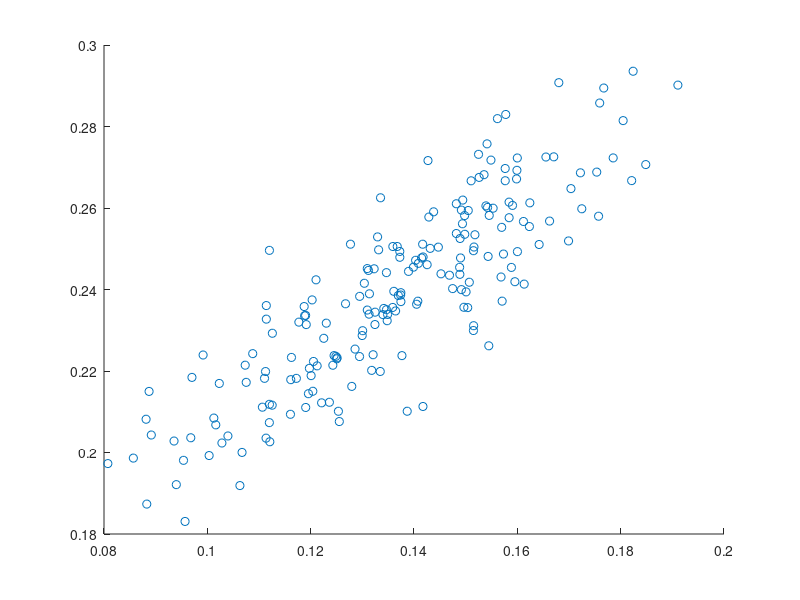

Write MATLAB code to recreate this figure. (Note: this script raises an error after producing the figure.)
%% Random walk model for posturography data

%displays A/P and R/L ratio 
%displays average COP for AP over RL for x number of subjects

%Written WP for Matlab Course 3/1/18

clear all
close all

%Number of subjects
n = 60;


%% weight of subjects in a vector: in kg/m^2
m = [(24.5-18.9).*randn(n,1)+(18.9)]; %%average BMI
m(m > 26) = 24.5;
m(m < 18) = 18.9;

%gravity in m/s^2
g = 9.80665;

%random acceleration generator
A = [((-.10)-(-.09)).*randn(200,1)+(.09)]';
% noise
B = [((-.07)-(-.01)).*randn(200,1)+(-0.5)]';

% Time: 20s samples for each trial, 10Hz sampling rate
timevect = linspace(0.1,20,200); 

%Raw data Force and Momentum:

% AP Force PLUS noise, AP sway is more likely to have noise
Fx = (m*A)+B;

% ML Force
Fy = (m*A)-B;

% Gravitational force
Fz = m*g;

% AP Momentum
Mx = m.*Fx;

%ML Momentum
My = m.*Fy;

%AP sway Center of Pressure
Copy = Mx./Fz;

%ML sway Center of Pressure
Copx = My./Fz;

%%% AVERAGE ACROSS SUBJECTS Anterior and posterior sway RATIO
A = Copy(Copy>mean(Copy));
P = Copy(Copy<mean(Copy));

%%% AVERAGE ACROSS SUBJECTS Rightward and leftward sway RATIO
R = Copx(Copx>mean(Copx));
L = Copx(Copx<mean(Copx));

APRAT = mean(A)/mean(P);
RLRAT = mean(R)/mean(L);

% COP per subject figure
%plot data
scatter(mean(Copy),mean(Copx)); hold
%create a bestfit line
line = lsline;
axis equal
%title, labeling
Title = title('AP/RL average COP');
xlabel = xlabel('RL COP');
ylabel = ylabel('AP COP');
% Calculate slope of the bestfit line
B = [ones(size(line.XData(:))),line.XData(:)]\line.YData(:);
Slope = B(2);
Intercept = B(1);
%insert a text box that shows average AP ratio and RL ratio
%AND line info
dim = [0.2 0.5 0.5 0.3];
dim2 = [0.7 0.2 0.2 0.3];
str = {'AVERAGE','AP ratio: ' APRAT, 'RL ratio: ' RLRAT};
annotation('textbox',dim,'String',str,'FitBoxToText','on');
str2 = {'SLOPE AP/RL', 'y =' Slope 'x', '+' Intercept};
annotation('textbox',dim2,'String',str2,'FitBoxToText','on');



